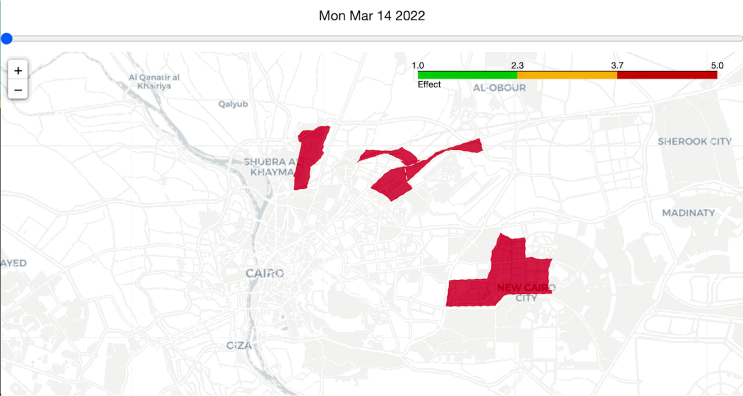
#> input picture reportit/static/trial01.gif, 1486 x 792 px (shown at 1/2 size)
$ python imgresize.py
#> lines starting #> are read from the running program, lines starting #| are printed output that depends on the picture
from PIL import Image

def resizeIMG(imgpath,outputpath):
#> called with imgpath = 'trial01.gif', outputpath = '001-trial01.gif'
    output_size = (512,512)
    i = Image.open(imgpath)
#> i is the input picture: PIL image 1486x792 P; mean R, G, B, A 246, 241.8, 241.3, 254.4
    i.thumbnail(output_size)
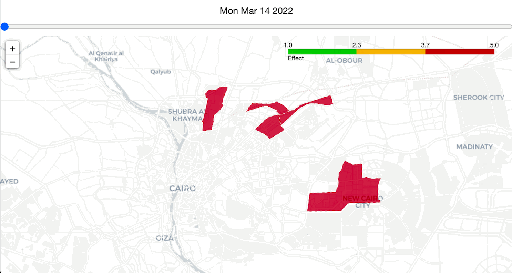
#> i: PIL image 512x273 P; mean R, G, B, A 246.7, 242.5, 242.1, 255
    i.save(outputpath)

resizeIMG("trial01.gif","001-trial01.gif")
